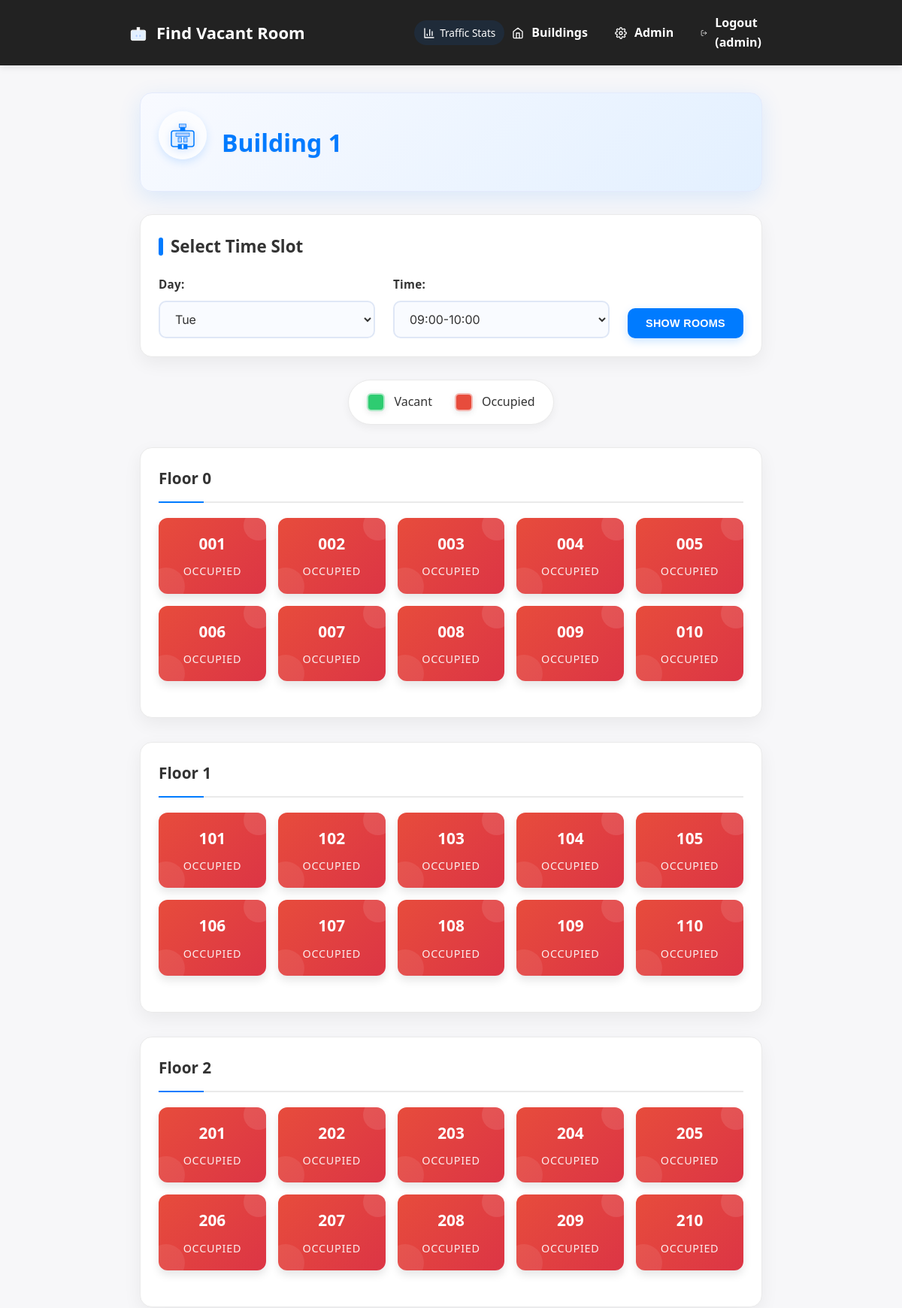
The app's page /building.php?building_id=1&day=Tue&slot=1 (signed in, upper part) with its own data.
### tables this page shows
CREATE TABLE buildings (
    building_id INT AUTO_INCREMENT PRIMARY KEY,
    building_name VARCHAR(100) NOT NULL
);

CREATE TABLE schedules (
    schedule_id INT AUTO_INCREMENT PRIMARY KEY,
    room_id INT NOT NULL,
    day_of_week ENUM('Mon','Tue','Wed','Thu','Fri') NOT NULL,
    slot_id INT NOT NULL,  
    status ENUM('Vacant','Occupied') DEFAULT 'Occupied',
    FOREIGN KEY (room_id) REFERENCES rooms(room_id)
);

CREATE TABLE rooms (
    room_id INT AUTO_INCREMENT PRIMARY KEY,
    building_id INT NOT NULL,
    floor_no INT NOT NULL,
    room_number VARCHAR(10) NOT NULL,
    FOREIGN KEY (building_id) REFERENCES buildings(building_id)
);

### public/building.php (the view, shortened to what this page needs)
<?php
require_once __DIR__ . '/../config/db.php';
$building_id = (int) $_GET['building_id'];
$day = $_GET['day'] ?? 'Mon';
$slot = isset($_GET['slot']) ? (int)$_GET['slot'] : 1;
$valid_days = ['Mon', 'Tue', 'Wed', 'Thu', 'Fri'];
$slots = [
    1 => '09:00-10:00',
    2 => '10:00-11:00',
    3 => '11:00-12:00',
    4 => '12:00-13:00',
    5 => '13:00-14:00',
    6 => '14:00-15:00',
    7 => '15:00-16:00',
    8 => '16:00-17:00'
];
$stmt = $conn->prepare("SELECT building_name FROM buildings WHERE building_id = ?");
$stmt->execute([$building_id]);
$building = $stmt->fetch(PDO::FETCH_ASSOC);
$stmt = $conn->prepare("
    SELECT r.floor_no, r.room_number, s.status
    FROM rooms r
    JOIN schedules s ON r.room_id = s.room_id
    WHERE r.building_id = ? AND s.day_of_week = ? AND s.slot_id = ?
    ORDER BY r.floor_no, r.room_number
");
$stmt->execute([$building_id, $day, $slot]);
$rooms = $stmt->fetchAll(PDO::FETCH_ASSOC);
$floors = [];
foreach ($rooms as $room) {
    $floors[$room['floor_no']][] = $room;
}
require_once __DIR__ . '/../includes/header.php';
?>
<link rel="stylesheet" href="assets/css/building.css">
<div class="building-page">
    <div class="building-header">
        <div class="building-icon">
        </div>
        <h2><?= htmlspecialchars($building['building_name']) ?></h2>
    </div>
    <div class="filter-section">
        <h3>Select Time Slot</h3>
        <form method="get" class="filter-form">
            <div class="form-group">
                <label for="day-select">Day:</label>
                <select id="day-select" name="day" class="form-control">
                    <?php foreach ($valid_days as $d): ?>
                        <option value="<?= $d ?>" <?= $d === $day ? 'selected' : '' ?>><?= $d ?></option>
                    <?php endforeach; ?>
                </select>
            </div>
            <div class="form-group">
                <label for="slot-select">Time:</label>
                <select id="slot-select" name="slot" class="form-control">
                    <?php foreach ($slots as $id => $label): ?>
                        <option value="<?= $id ?>" <?= $id === $slot ? 'selected' : '' ?>><?= $label ?></option>
                    <?php endforeach; ?>
                </select>
            </div>
            <button type="submit" class="filter-button">Show Rooms</button>
        </form>
    </div>
    <div class="status-legend">
        <div class="legend-item">
            <div class="legend-color vacant"></div>
            <span>Vacant</span>
        </div>
        <div class="legend-item">
            <div class="legend-color occupied"></div>
            <span>Occupied</span>
        </div>
    </div>
    <div class="floors-container">
        <?php foreach ($floors as $floor_no => $floorRooms): ?>
            <div class="floor-section">
                <h3 class="floor-title">Floor <?= $floor_no ?></h3>
                <div class="rooms-grid">
                    <?php foreach ($floorRooms as $room): ?>
                        <div class="room-card <?= strtolower($room['status']) ?>">
                            <div class="room-number"><?= htmlspecialchars($room['room_number']) ?></div>
                            <div class="room-status"><?= $room['status'] ?></div>
                        </div>
                    <?php endforeach; ?>
                </div>
            </div>
        <?php endforeach; ?>
    </div>
</div>
<?php require_once __DIR__ . '/../includes/footer.php'; ?>

### public/assets/css/style.css (style rules this page uses)
:root { --primary-color: #007bff; --primary-dark: #0056b3; --primary-light: #b3d1ff; --primary-lighter: #e3f0ff; --success: #2ecc71; --success-dark: #27ae60; --danger: #e74c3c; --danger-dark: #c0392b; --text-color: #333; --text-light: #666; --background: #f7f7f9; --header-bg: #222; --header-text: #fff; --border-radius: 12px; --box-shadow: 0 4px 18px rgba(0,123,255,0.08); --box-shadow-hover: 0 8px 28px rgba(0,123,255,0.15); --transition: all 0.3s ease; }
* { box-sizing: border-box; margin: 0; padding: 0; }
body { font-family: 'Segoe UI', Arial, Helvetica, sans-serif; margin: 0; background: var(--background); color: var(--text-color); line-height: 1.6; }
.rooms-grid { display: grid; grid-template-columns: repeat(10, 1fr); gap: 16px; margin-bottom: 24px; }
.building-icon { margin-bottom: 18px; z-index: 1; }
.building-icon svg { filter: drop-shadow(0 2px 6px #b3d1ff88); }
@media (max-width: 1200px) { .rooms, .rooms-grid { grid-template-columns: repeat(6, 1fr); } }

### records on screen
buildings: building_name "Building 1"
schedules: room.room_number "001", status "OCCUPIED"
schedules: room.room_number "002", status "OCCUPIED"
schedules: room.room_number "003", status "OCCUPIED"
schedules: room.room_number "004", status "OCCUPIED"
schedules: room.room_number "005", status "OCCUPIED"
schedules: room.room_number "006", status "OCCUPIED"
schedules: room.room_number "007", status "OCCUPIED"
schedules: room.room_number "008", status "OCCUPIED"
schedules: room.room_number "009", status "OCCUPIED"
schedules: room.room_number "010", status "OCCUPIED"
schedules: room.room_number "101", status "OCCUPIED"
schedules: room.room_number "102", status "OCCUPIED"
schedules: room.room_number "103", status "OCCUPIED"
schedules: room.room_number "104", status "OCCUPIED"
schedules: room.room_number "105", status "OCCUPIED"
schedules: room.room_number "106", status "OCCUPIED"
schedules: room.room_number "107", status "OCCUPIED"
schedules: room.room_number "108", status "OCCUPIED"
schedules: room.room_number "109", status "OCCUPIED"
schedules: room.room_number "110", status "OCCUPIED"
schedules: room.room_number "201", status "OCCUPIED"
schedules: room.room_number "202", status "OCCUPIED"
schedules: room.room_number "203", status "OCCUPIED"
schedules: room.room_number "204", status "OCCUPIED"
schedules: room.room_number "205", status "OCCUPIED"
schedules: room.room_number "206", status "OCCUPIED"
schedules: room.room_number "207", status "OCCUPIED"
schedules: room.room_number "208", status "OCCUPIED"
schedules: room.room_number "209", status "OCCUPIED"
schedules: room.room_number "210", status "OCCUPIED"

### other values on screen
$_SESSION['admin_username'] "admin"
$floor_no "0"
$floor_no "1"
$floor_no "2"
form field day "Tue"
form field slot "09:00-10:00"
